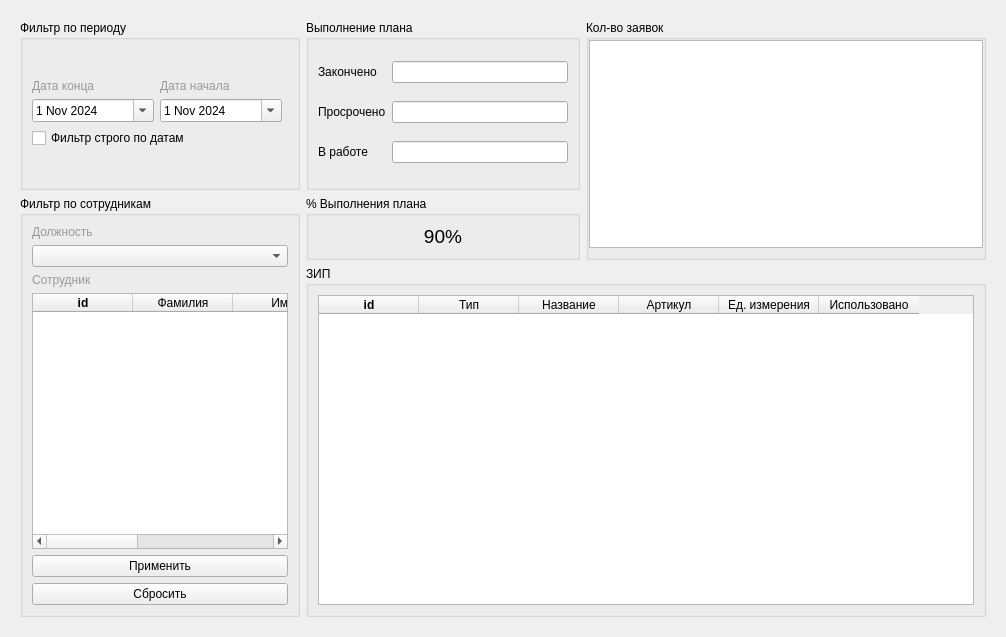
        <widget class="QWidget" name="tab_9">
         <attribute name="icon">
          <iconset>
           <normalon>:/res/res/data-analytics.png</normalon>
          </iconset>
         </attribute>
         <attribute name="title">
          <string/>
         </attribute>
         <layout class="QVBoxLayout" name="verticalLayout_17">
          <item>
           <widget class="QWidget" name="widget_12" native="true">
            <layout class="QGridLayout" name="gridLayout_25">
             <item row="0" column="0">
              <widget class="QGroupBox" name="groupBox_2">
               <property name="maximumSize">
                <size>
                 <width>450</width>
                 <height>170</height>
                </size>
               </property>
               <property name="title">
                <string>Фильтр по периоду</string>
               </property>
               <layout class="QGridLayout" name="gridLayout_24">
                <item row="1" column="0">
                 <widget class="QLabel" name="label_10">
                  <property name="styleSheet">
                   <string notr="true">color: rgb(153, 153, 153);</string>
                  </property>
                  <property name="text">
                   <string>Дата конца</string>
                  </property>
                  <property name="margin">
                   <number>4</number>
                  </property>
                 </widget>
                </item>
                <item row="2" column="0">
                 <widget class="QDateEdit" name="diagramStartDate">
                  <property name="sizePolicy">
                   <sizepolicy hsizetype="Expanding" vsizetype="Fixed">
                    <horstretch>0</horstretch>
                    <verstretch>0</verstretch>
                   </sizepolicy>
                  </property>
                  <property name="dateTime">
                   <datetime>
                    <hour>0</hour>
                    <minute>0</minute>
                    <second>0</second>
                    <year>2024</year>
                    <month>11</month>
                    <day>1</day>
                   </datetime>
                  </property>
                  <property name="minimumDateTime">
                   <datetime>
                    <hour>0</hour>
                    <minute>0</minute>
                    <second>0</second>
                    <year>2023</year>
                    <month>9</month>
                    <day>14</day>
                   </datetime>
                  </property>
                  <property name="calendarPopup">
                   <bool>true</bool>
                  </property>
                 </widget>
                </item>
                <item row="0" column="0" colspan="2">
                 <spacer name="verticalSpacer_8">
                  <property name="orientation">
                   <enum>Qt::Vertical</enum>
                  </property>
                  <property name="sizeHint" stdset="0">
                   <size>
                    <width>20</width>
                    <height>40</height>
                   </size>
                  </property>
                 </spacer>
                </item>
                <item row="2" column="1">
                 <widget class="QDateEdit" name="diagramEndDate">
                  <property name="sizePolicy">
                   <sizepolicy hsizetype="Expanding" vsizetype="Fixed">
                    <horstretch>0</horstretch>
                    <verstretch>0</verstretch>
                   </sizepolicy>
                  </property>
                  <property name="dateTime">
                   <datetime>
                    <hour>0</hour>
                    <minute>0</minute>
                    <second>0</second>
                    <year>2024</year>
                    <month>11</month>
                    <day>1</day>
                   </datetime>
                  </property>
                  <property name="minimumDateTime">
                   <datetime>
                    <hour>0</hour>
                    <minute>0</minute>
                    <second>0</second>
                    <year>2023</year>
                    <month>9</month>
                    <day>14</day>
                   </datetime>
                  </property>
                  <property name="calendarPopup">
                   <bool>true</bool>
                  </property>
                 </widget>
                </item>
                <item row="1" column="1">
                 <widget class="QLabel" name="label_13">
                  <property name="styleSheet">
                   <string notr="true">color: rgb(153, 153, 153);</string>
                  </property>
                  <property name="text">
                   <string>Дата начала</string>
                  </property>
                  <property name="margin">
                   <number>4</number>
                  </property>
                 </widget>
                </item>
                <item row="5" column="0" colspan="3">
                 <spacer name="verticalSpacer_6">
                  <property name="orientation">
                   <enum>Qt::Vertical</enum>
                  </property>
                  <property name="sizeHint" stdset="0">
                   <size>
                    <width>20</width>
                    <height>40</height>
                   </size>
                  </property>
                 </spacer>
                </item>
                <item row="4" column="0" colspan="2">
                 <widget class="QCheckBox" name="diagramDateFilterCheckBox">
                  <property name="text">
                   <string>Фильтр строго по датам</string>
                  </property>
                 </widget>
                </item>
               </layout>
              </widget>
             </item>
             <item row="0" column="1">
              <widget class="QGroupBox" name="groupBox_16">
               <property name="maximumSize">
                <size>
                 <width>300</width>
                 <height>16777215</height>
                </size>
               </property>
               <property name="title">
                <string>Выполнение плана </string>
               </property>
               <layout class="QGridLayout" name="gridLayout_26">
                <item row="2" column="0">
                 <widget class="QLabel" name="label_7">
                  <property name="text">
                   <string>Просрочено</string>
                  </property>
                 </widget>
                </item>
                <item row="0" column="0">
                 <widget class="QLabel" name="label_5">
                  <property name="text">
                   <string>Закончено</string>
                  </property>
                 </widget>
                </item>
                <item row="3" column="0">
                 <widget class="QLabel" name="label_17">
                  <property name="text">
                   <string>В работе</string>
                  </property>
                 </widget>
                </item>
                <item row="0" column="1">
                 <widget class="QLineEdit" name="diagramFinalEdit">
                  <property name="readOnly">
                   <bool>true</bool>
                  </property>
                 </widget>
                </item>
                <item row="2" column="1">
                 <widget class="QLineEdit" name="diagramExpireEdit">
                  <property name="readOnly">
                   <bool>true</bool>
                  </property>
                 </widget>
                </item>
                <item row="3" column="1">
                 <widget class="QLineEdit" name="diagramProcessEdit">
                  <property name="readOnly">
                   <bool>true</bool>
                  </property>
                 </widget>
                </item>
               </layout>
              </widget>
             </item>
             <item row="3" column="1" colspan="3">
              <widget class="QGroupBox" name="groupBox_5">
               <property name="title">
                <string>ЗИП</string>
               </property>
               <layout class="QVBoxLayout" name="verticalLayout_31">
                <item>
                 <widget class="QTableWidget" name="diagramZipTableWidget">
                  <property name="layoutDirection">
                   <enum>Qt::LeftToRight</enum>
                  </property>
                  <property name="styleSheet">
                   <string notr="true"/>
                  </property>
                  <property name="editTriggers">
                   <set>QAbstractItemView::NoEditTriggers</set>
                  </property>
                  <property name="alternatingRowColors">
                   <bool>false</bool>
                  </property>
                  <property name="selectionBehavior">
                   <enum>QAbstractItemView::SelectRows</enum>
                  </property>
                  <attribute name="horizontalHeaderCascadingSectionResizes">
                   <bool>true</bool>
                  </attribute>
                  <attribute name="horizontalHeaderShowSortIndicator" stdset="0">
                   <bool>true</bool>
                  </attribute>
                  <attribute name="horizontalHeaderStretchLastSection">
                   <bool>false</bool>
                  </attribute>
                  <column>
                   <property name="text">
                    <string>id</string>
                   </property>
                   <property name="font">
                    <font>
                     <weight>75</weight>
                     <bold>true</bold>
                    </font>
                   </property>
                   <property name="textAlignment">
                    <set>AlignCenter</set>
                   </property>
                  </column>
                  <column>
                   <property name="text">
                    <string>Тип</string>
                   </property>
                   <property name="textAlignment">
                    <set>AlignCenter</set>
                   </property>
                  </column>
                  <column>
                   <property name="text">
                    <string>Название</string>
                   </property>
                   <property name="textAlignment">
                    <set>AlignCenter</set>
                   </property>
                  </column>
                  <column>
                   <property name="text">
                    <string>Артикул</string>
                   </property>
                   <property name="textAlignment">
                    <set>AlignCenter</set>
                   </property>
                  </column>
                  <column>
                   <property name="text">
                    <string>Ед. измерения</string>
                   </property>
                   <property name="textAlignment">
                    <set>AlignCenter</set>
                   </property>
                  </column>
                  <column>
                   <property name="text">
                    <string>Использовано</string>
                   </property>
                   <property name="textAlignment">
                    <set>AlignCenter</set>
                   </property>
                  </column>
                 </widget>
                </item>
               </layout>
              </widget>
             </item>
             <item row="1" column="0" rowspan="3">
              <widget class="QGroupBox" name="groupBox_18">
               <property name="maximumSize">
                <size>
                 <width>450</width>
                 <height>16777215</height>
                </size>
               </property>
               <property name="title">
                <string>Фильтр по сотрудникам </string>
               </property>
               <layout class="QVBoxLayout" name="verticalLayout_26">
                <item>
                 <widget class="QLabel" name="label_15">
                  <property name="styleSheet">
                   <string notr="true">color: rgb(153, 153, 153);</string>
                  </property>
                  <property name="text">
                   <string>Должность</string>
                  </property>
                  <property name="margin">
                   <number>4</number>
                  </property>
                 </widget>
                </item>
                <item>
                 <widget class="QComboBox" name="diagramStatusWorkComboBox"/>
                </item>
                <item>
                 <widget class="QLabel" name="label_16">
                  <property name="styleSheet">
                   <string notr="true">color: rgb(153, 153, 153);</string>
                  </property>
                  <property name="text">
                   <string>Сотрудник</string>
                  </property>
                  <property name="margin">
                   <number>4</number>
                  </property>
                 </widget>
                </item>
                <item>
                 <widget class="QTableWidget" name="diagramEmployeeTableWidget">
                  <property name="styleSheet">
                   <string notr="true"/>
                  </property>
                  <property name="editTriggers">
                   <set>QAbstractItemView::NoEditTriggers</set>
                  </property>
                  <property name="alternatingRowColors">
                   <bool>false</bool>
                  </property>
                  <property name="selectionBehavior">
                   <enum>QAbstractItemView::SelectRows</enum>
                  </property>
                  <attribute name="horizontalHeaderCascadingSectionResizes">
                   <bool>true</bool>
                  </attribute>
                  <attribute name="horizontalHeaderShowSortIndicator" stdset="0">
                   <bool>true</bool>
                  </attribute>
                  <attribute name="horizontalHeaderStretchLastSection">
                   <bool>false</bool>
                  </attribute>
                  <column>
                   <property name="text">
                    <string>id</string>
                   </property>
                   <property name="font">
                    <font>
                     <weight>75</weight>
                     <bold>true</bold>
                    </font>
                   </property>
                   <property name="textAlignment">
                    <set>AlignCenter</set>
                   </property>
                  </column>
                  <column>
                   <property name="text">
                    <string>Фамилия</string>
                   </property>
                   <property name="textAlignment">
                    <set>AlignCenter</set>
                   </property>
                  </column>
                  <column>
                   <property name="text">
                    <string>Имя</string>
                   </property>
                   <property name="textAlignment">
                    <set>AlignCenter</set>
                   </property>
                  </column>
                  <column>
                   <property name="text">
                    <string>Отчество</string>
                   </property>
                   <property name="textAlignment">
                    <set>AlignCenter</set>
                   </property>
                  </column>
                  <column>
                   <property name="text">
                    <string>Должность</string>
                   </property>
                   <property name="textAlignment">
                    <set>AlignCenter</set>
                   </property>
                  </column>
                 </widget>
                </item>
                <item>
                 <widget class="QPushButton" name="diagramAcceptFilter">
                  <property name="text">
                   <string>Применить</string>
                  </property>
                 </widget>
                </item>
                <item>
                 <widget class="QPushButton" name="diagramClearFilter">
                  <property name="text">
                   <string>Сбросить</string>
                  </property>
                 </widget>
                </item>
               </layout>
              </widget>
             </item>
             <item row="0" column="2" rowspan="3" colspan="2">
              <widget class="QGroupBox" name="groupBox_17">
               <property name="minimumSize">
                <size>
                 <width>400</width>
                 <height>0</height>
                </size>
               </property>
               <property name="title">
                <string>Кол-во заявок</string>
               </property>
               <layout class="QVBoxLayout" name="verticalLayout_34">
                <property name="spacing">
                 <number>0</number>
                </property>
                <property name="leftMargin">
                 <number>0</number>
                </property>
                <property name="topMargin">
                 <number>0</number>
                </property>
                <property name="rightMargin">
                 <number>0</number>
                </property>
                <item>
                 <widget class="QChartView" name="diagramTasksCountChartView"/>
                </item>
               </layout>
              </widget>
             </item>
             <item row="1" column="1" rowspan="2">
              <widget class="QGroupBox" name="groupBox_20">
               <property name="maximumSize">
                <size>
                 <width>300</width>
                 <height>70</height>
                </size>
               </property>
               <property name="title">
                <string>% Выполнения плана</string>
               </property>
               <layout class="QVBoxLayout" name="verticalLayout_30">
                <item>
                 <widget class="QLabel" name="diagramPercentFinalTask">
                  <property name="font">
                   <font>
                    <pointsize>14</pointsize>
                   </font>
                  </property>
                  <property name="text">
                   <string>90%</string>
                  </property>
                  <property name="alignment">
                   <set>Qt::AlignCenter</set>
                  </property>
                 </widget>
                </item>
               </layout>
              </widget>
             </item>
            </layout>
           </widget>
          </item>
         </layout>
        </widget>
